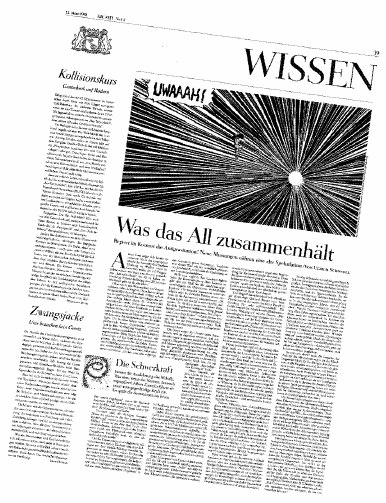
#> input picture ai-service/skewed_img_1.png, 386 x 503 px
$ python -i deskew.py   (imports and definitions only)
#> lines starting #> are read from the running program, lines starting #| are printed output that depends on the picture; after the words box and inside, x2 and y2 are one past the last pixel; in counts of white or black regions, pixels touching at a corner belong together
#> further down, picture is the input picture: shape (503, 386, 3); min 0, max 255, mean 208.8
import cv2
import numpy as np
import math


def _get_skew_angle(binary: np.ndarray) -> float:
    """
    Estimate document skew using Hough lines.

    The input should be a binary image where text/lines are white
    and background is black.
    """

    edges = cv2.Canny(binary, 50, 150)

    lines = cv2.HoughLinesP(
        edges,
        rho=1,
        theta=np.pi / 180,
        threshold=100,
        minLineLength=100,
        maxLineGap=20
    )

    if lines is None:
        return 0.0

    angles = []

    for line in lines:
        x1, y1, x2, y2 = line[0]

        angle = math.degrees(
            math.atan2(
                y2 - y1,
                x2 - x1
            )
        )

        # We only care about nearly-horizontal lines.
        if -20 <= angle <= 20:
            angles.append(angle)

    if not angles:
        return 0.0

    return float(np.median(angles))


def rotate_image(
    image: np.ndarray,
    angle: float
) -> np.ndarray:
    """
    Rotate image around its center while preserving dimensions.
    """

    height, width = image.shape[:2]

    center = (width // 2, height // 2)

    matrix = cv2.getRotationMatrix2D(
        center,
        angle,
        1.0
    )

    rotated = cv2.warpAffine(
        image,
        matrix,
        (width, height),
        flags=cv2.INTER_CUBIC,
        borderMode=cv2.BORDER_REPLICATE
    )

    return rotated


def deskew(image: np.ndarray):
    """
    Detect skew from a temporary processed image and rotate
    the original image.

    Returns:
        deskewed_image, detected_angle
    """

    if image is None:
        raise ValueError("Input image is None")

    # Create temporary grayscale image
    if len(image.shape) == 3:
        gray = cv2.cvtColor(
            image,
            cv2.COLOR_BGR2GRAY
        )
    else:
        gray = image.copy()

    # Slight blur reduces small document noise
    blur = cv2.GaussianBlur(
        gray,
        (5, 5),
        0
    )
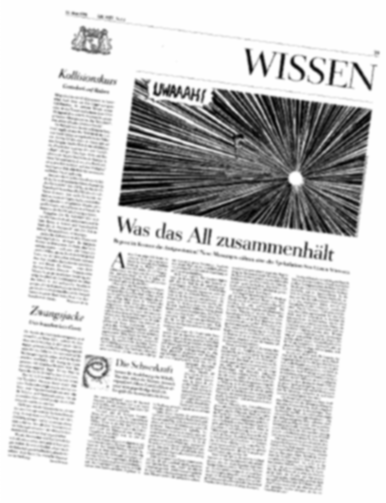
#> blur: shape (503, 386); min 1, max 255, mean 208.8

    # Temporary binary image ONLY for angle detection
    binary = cv2.threshold(
        blur,
        0,
        255,
        cv2.THRESH_BINARY_INV + cv2.THRESH_OTSU
    )[1]
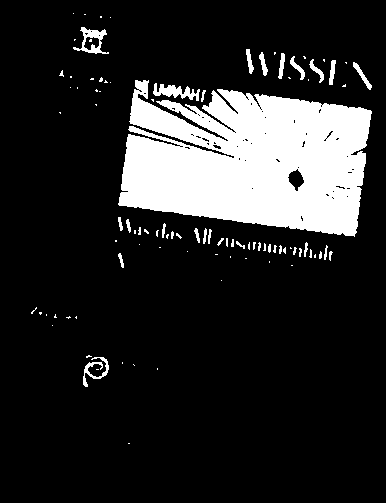
#> binary: shape (503, 386); 15.9% white; 96 white regions (67 under 20 px), largest, box (x1, y1, x2, y2) and area: (118, 80, 372, 237) 28040, (153, 83, 200, 101) 400, (73, 27, 109, 54) 363

    # Remove tiny noise
    kernel = cv2.getStructuringElement(
        cv2.MORPH_RECT,
        (3, 3)
    )

    binary = cv2.morphologyEx(
        binary,
        cv2.MORPH_OPEN,
        kernel
    )
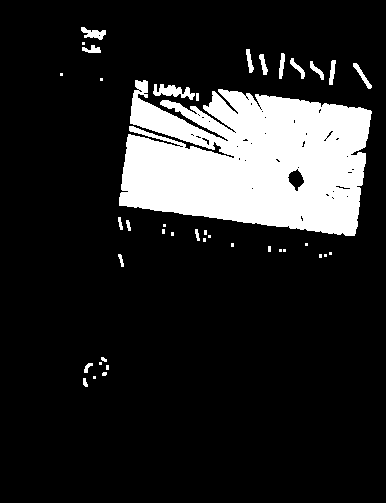
#> binary: shape (503, 386); 15.4% white; 40 white regions (21 under 20 px), largest, box (x1, y1, x2, y2) and area: (119, 80, 372, 236) 27942, (153, 84, 195, 100) 345, (81, 27, 106, 40) 177

    angle = _get_skew_angle(binary)
#> in _get_skew_angle, `edges = cv2.Canny(binary, 50, 150)`:
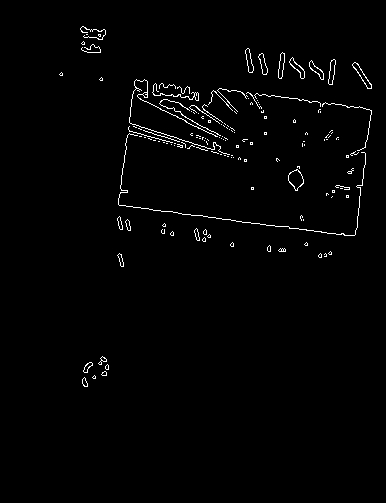
#> edges: shape (503, 386); 1.4% white in thin lines or dots, all inside (x1, y1, x2, y2) = (59, 26, 372, 387)
#> in _get_skew_angle, `lines = cv2.HoughLinesP( edges, rho=1, theta=np.pi / 180, threshold=10..`: lines = [[182, 214, 354, 235]]
#> the loop in _get_skew_angle, `for line in lines:` made 1 pass
#> (x1, y1, x2, y2, angle) on pass 1: (182, 214, 354, 235, 6.96)
#> after the loop in _get_skew_angle, `for line in lines:`: angles = [6.96]
#> angle = 6.96

    # Rotate the original image, NOT the binary image
    deskewed = rotate_image(
        image,
        angle
    )
#> in rotate_image, `matrix = cv2.getRotationMatrix2D( center, angle, 1.0 )`: matrix = [[0.993, 0.121, -29], [-0.121, 0.993, 25.24]]
#> in rotate_image, `rotated = cv2.warpAffine( image, matrix, (width, height), flags=cv2.IN..`:
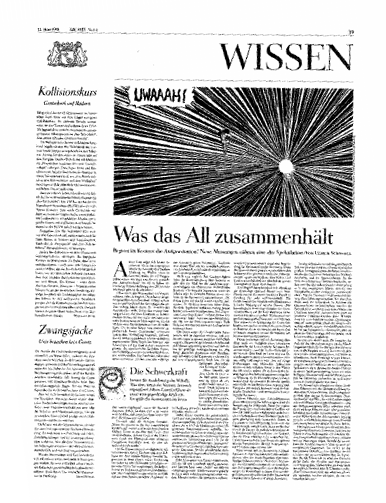
#> rotated: shape (503, 386, 3); min 0, max 255, mean 208.4

    return deskewed, angle

>>> import cv2
>>> picture = cv2.imread('../skewed_img_1.png')
>>> result = deskew(picture)
